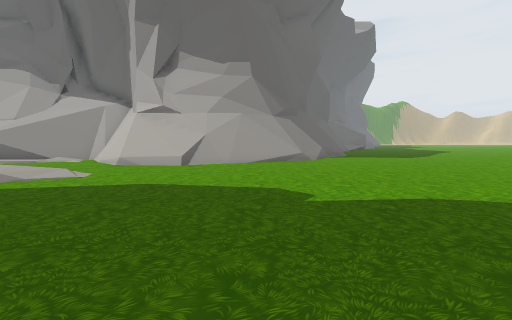
[1] (above)

18 first-person views from a walk through a 3-D level made in the Unity game engine. The camera is 1.5 m above the floor, tilts 4° down and sees 85° across. The floor is counted in squares, 2 m on a side. Each view is taken from the middle of a square. On the plan, view 1 faces up. The plan holds only what a view shows up to about 10 squares ahead; the rest is blank. The place goes on beyond the plan. The player character is not drawn.

[2]
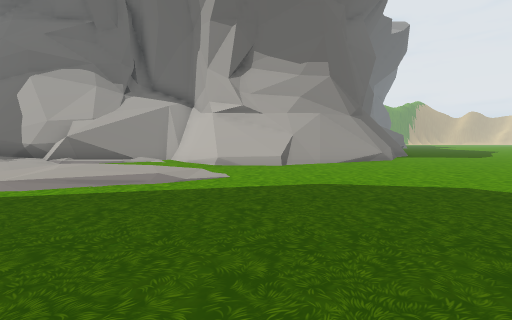

[3]
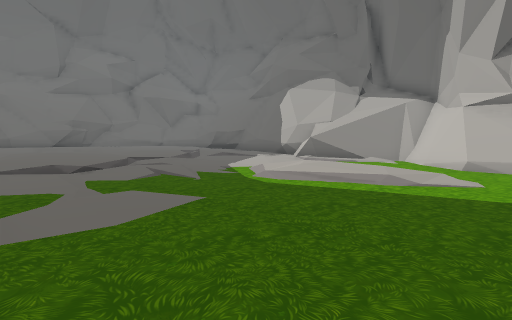

[4]
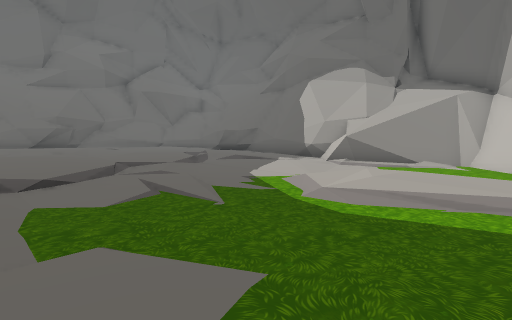

[5]
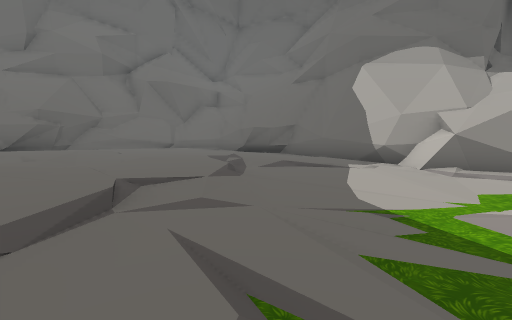

[6]
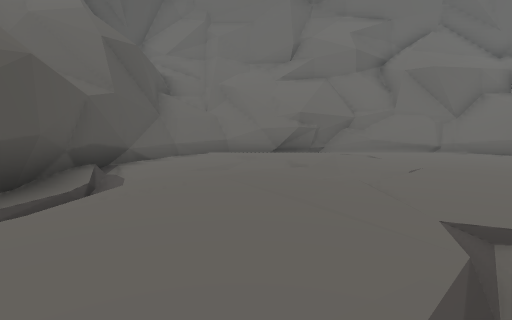

[7]
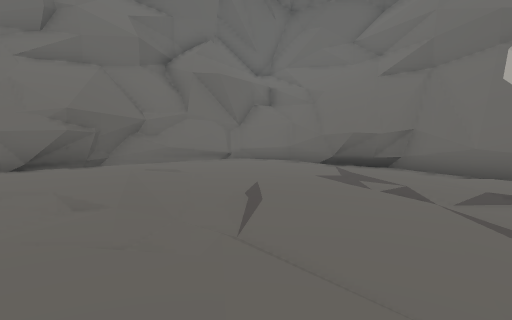

[8]
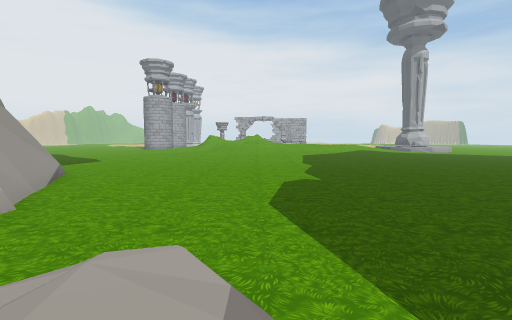

[9]
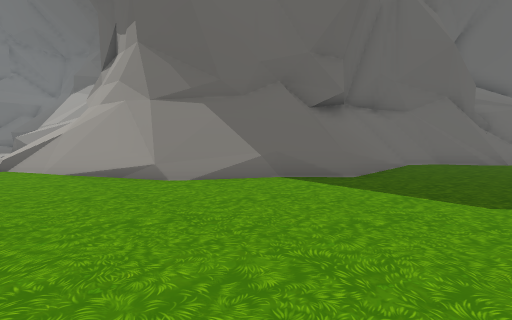

[10]
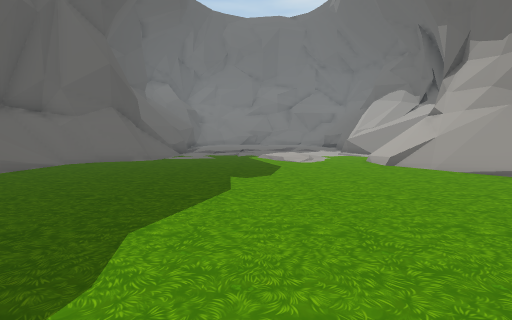

[11]
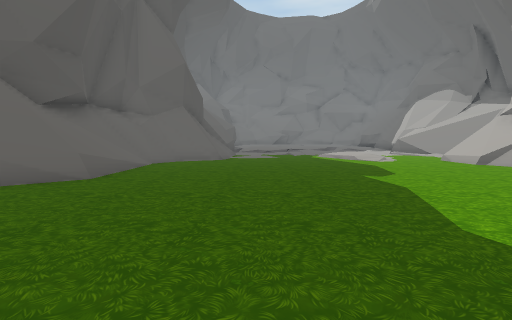

[12]
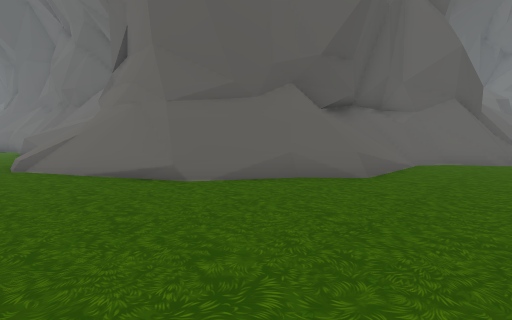

[13]
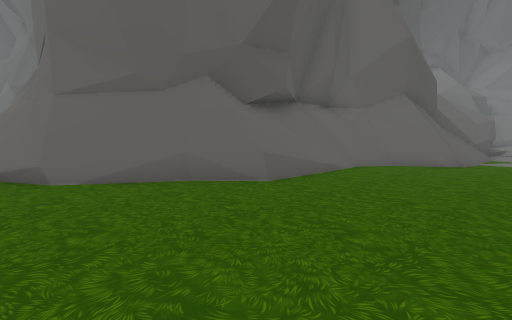

[14]
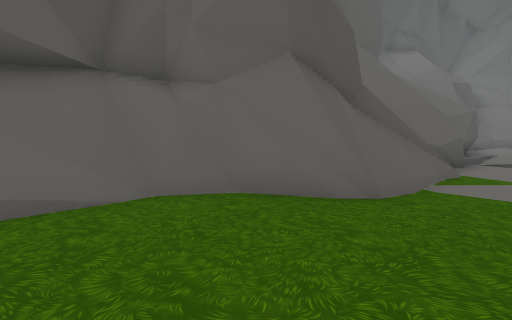

[15]
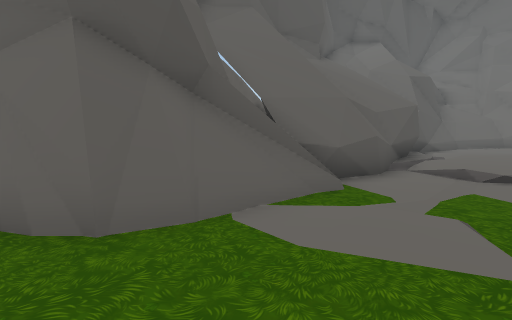

[16]
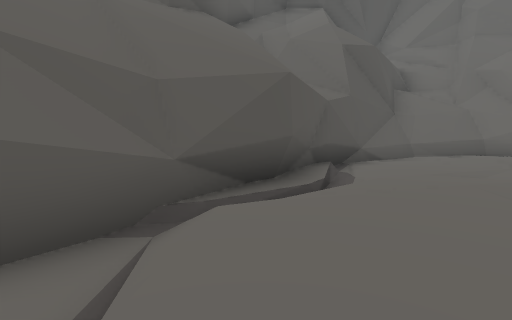

[17]
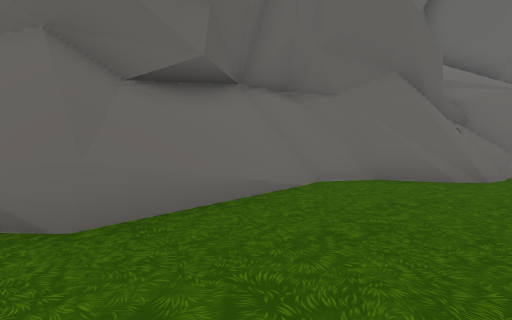

[18]
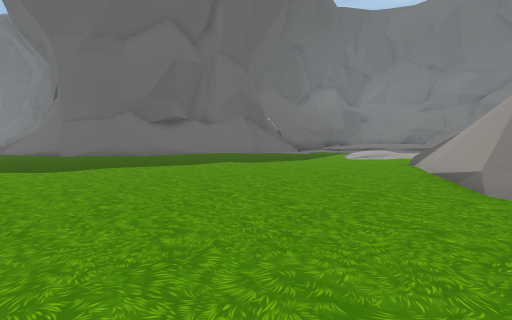

### Floor plan
Key: @ floor where view 1 was taken; # wall or solid block; . main floor; : floor 0.25 m higher than the main floor; + floor 0.5 m higher than the main floor; * floor 0.75 m higher than the main floor; % floor 1 m higher than the main floor; & floor 2.5 m higher than the main floor; / step, stairs or slope; = window, fence, low wall or low ledge; ^ raised ledge; v drop or lower ground.
Columns run from 20 left of view 1 to 7 right of it. Each row starts with its distance up from view 1.
 22                           ##
 21                           ##
 20                           #.
 19                          ##.
 18                         #=..
 17                        # ...
 16                        &*...
 15                        &#...
 14                        .#...
 13                        ##...
 12              .#       ##....
 11      ##      ##       #.....
 10   ###########==#...###=.....
  9 #^**+++++:##...#^^##........
  8 #***+/+++/:.................
  7 #***+///::...  .............
  6 #***+++/..../////...........
  5 #*/*+/++/:..////...........:
  4 #*%**+/+///../.............:
  3 #*%**/+++///...............:
  2 #*%*++**++/................:
  1 #///***/++/.................
  0 ##***+/# /..=.......@.......
 -1  ############^##............
 -2             #^###...........
 -3                 ##///#......
 -4                 v#/#/###....
 -5                  v# =^ ##...
 -6                         #...
 -7                         ##..
 -8                          #..
 -9                          #^.
-10                          #^.

Positions as (right, up) in squares from view 1, and headings:
1: (0, 0), facing up
2: (-3, 0), facing up
3: (-3, 0), facing up-left
4: (-5, 1), facing up-left
5: (-8, 2), facing up-left
6: (-10, 2), facing left
7: (-12, 2), facing up-left
8: (-6, 5), facing right
9: (7, 8), facing up-left
10: (7, 4), facing left
11: (7, 1), facing left
12: (7, 0), facing down-left
13: (5, 1), facing down-left
14: (-1, 1), facing down-left
15: (-4, 2), facing down-left
16: (-10, 2), facing down-left
17: (7, 13), facing up-left
18: (7, 11), facing down-left
